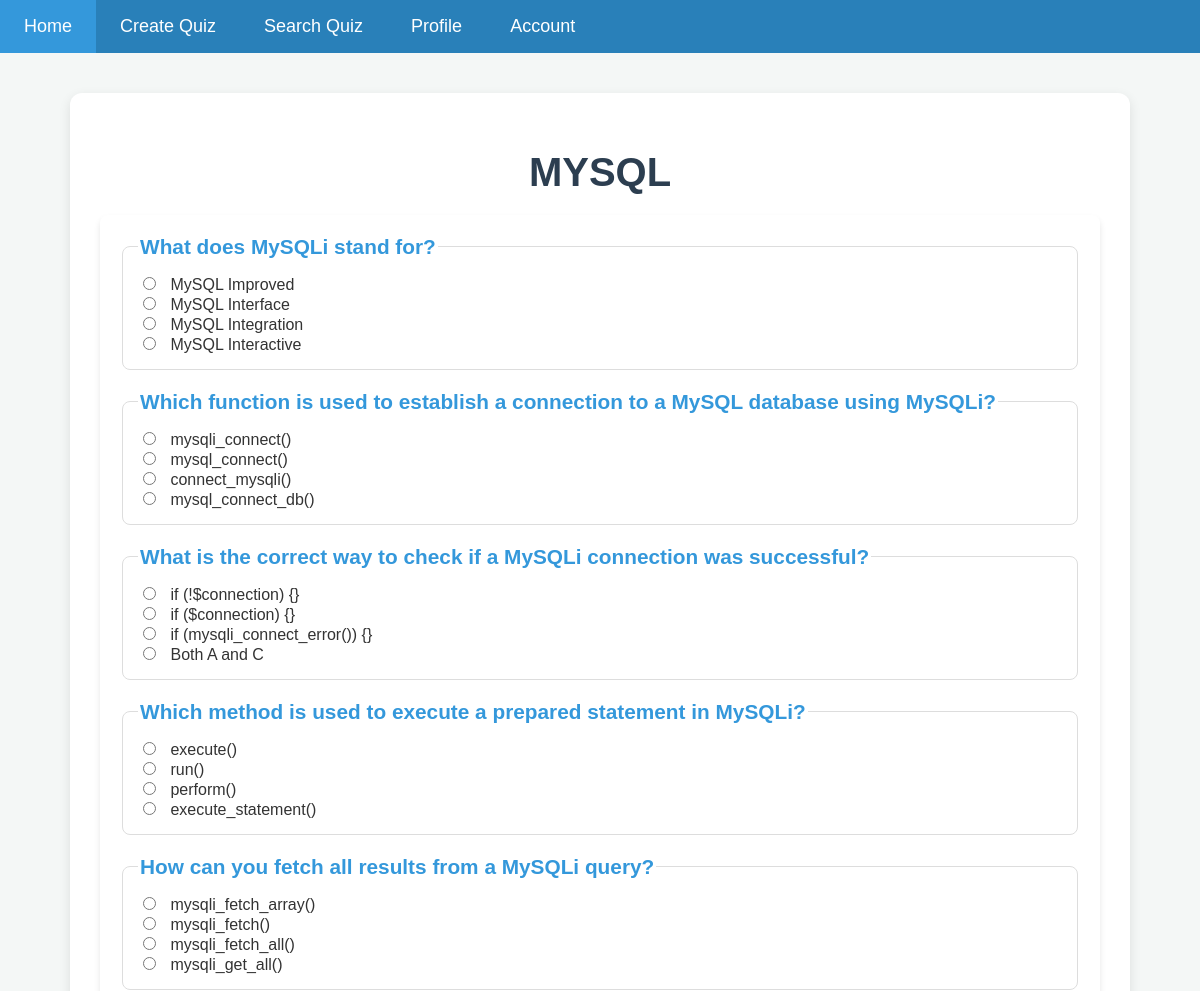
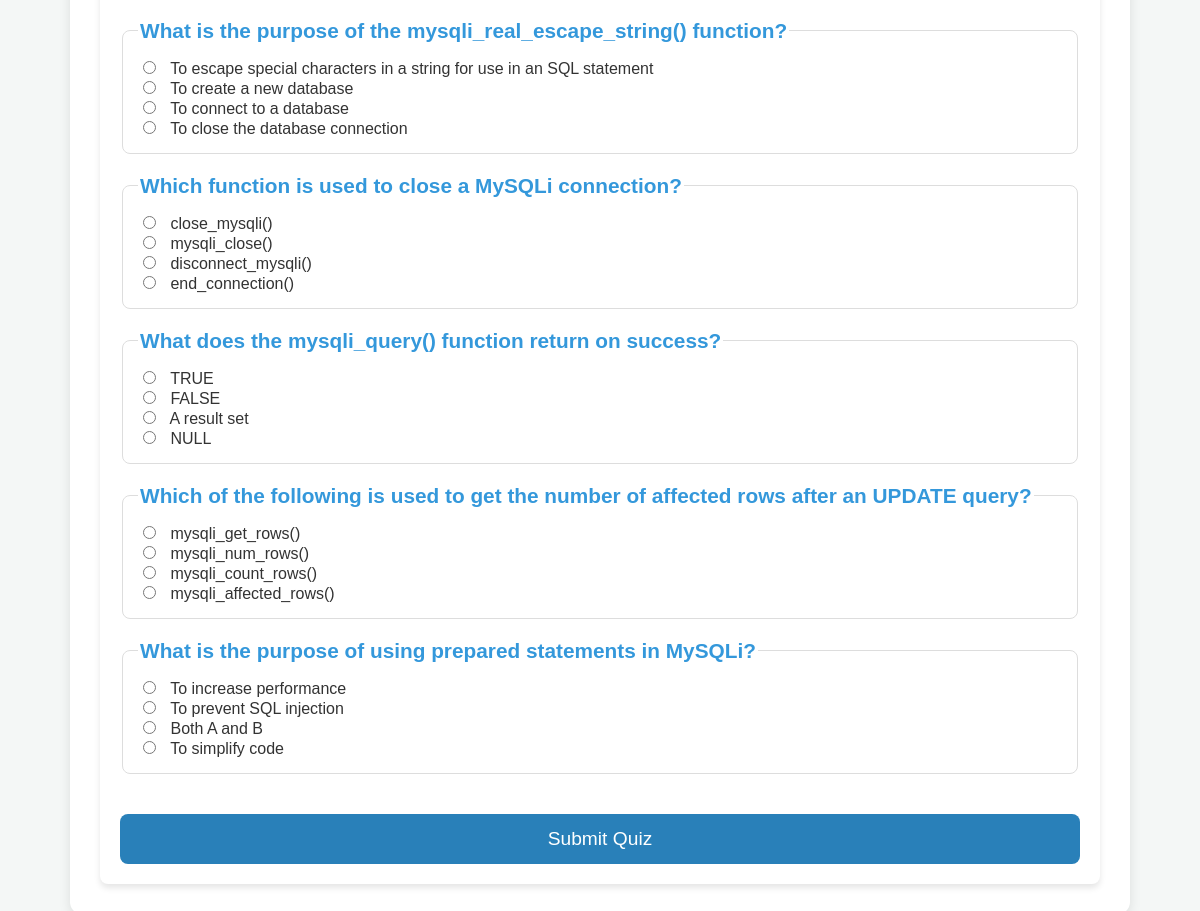
Page /take_quiz.php?code=3871F80E6E (signed in) on the committed database (2 pictures, top to bottom).
### tables this page shows
CREATE TABLE `quizzes` (
  `quiz_id` int NOT NULL AUTO_INCREMENT,
  `quiz_title` varchar(255) NOT NULL,
  `quiz_description` text NOT NULL,
  `user_id` int NOT NULL,
  `quiz_code` varchar(10) NOT NULL,
  `created_at` timestamp NULL DEFAULT CURRENT_TIMESTAMP,
  PRIMARY KEY (`quiz_id`),
  UNIQUE KEY `quiz_code` (`quiz_code`)
);

CREATE TABLE `questions` (
  `question_id` int NOT NULL AUTO_INCREMENT,
  `quiz_id` int NOT NULL,
  `question_text` text NOT NULL,
  `option_a` varchar(255) NOT NULL,
  `option_b` varchar(255) NOT NULL,
  `option_c` varchar(255) NOT NULL,
  `option_d` varchar(255) NOT NULL,
  `correct_option` char(1) NOT NULL,
  PRIMARY KEY (`question_id`),
  KEY `quiz_id` (`quiz_id`),
  CONSTRAINT `questions_ibfk_1` FOREIGN KEY (`quiz_id`) REFERENCES `quizzes` (`quiz_id`) ON DELETE CASCADE
);

### take_quiz.php (the view, shortened to what this page needs)
<?php
$conn = new mysqli("localhost", "root", "22BCS0133@a", "quiz_system");
$code = $_GET['code'];
$sql = "SELECT * FROM quizzes WHERE quiz_code = '$code'";
$result = mysqli_query($conn, $sql);
$quiz = mysqli_fetch_assoc($result);
$sql_questions = "SELECT * FROM questions WHERE quiz_id = " . $quiz['quiz_id'];
$questions_result = mysqli_query($conn, $sql_questions);
$questions = mysqli_fetch_all($questions_result, MYSQLI_ASSOC);
?>
<!DOCTYPE html>
<html lang="en">
<head>
</head>
<body>
    <div class="navbar">
        <a href="aindex.php">Home</a>
        <a href="create_quiz.php">Create Quiz</a>
        <a href="search_quiz.php">Search Quiz</a>
        <a href="profile.php">Profile</a>
        <a href="account.php">Account</a>
    </div>
    <div class="container">
        <h1><?= $quiz['quiz_title'] ?></h1>
        <form action="take_quiz.php?code=<?= $code ?>" method="POST">
            <?php foreach ($questions as $question) { ?>
                <fieldset>
                    <legend><?= $question['question_text'] ?></legend>
                    <input type="radio" name="answers[<?= $question['question_id'] ?>]" value="A"> <?= $question['option_a'] ?><br>
                    <input type="radio" name="answers[<?= $question['question_id'] ?>]" value="B"> <?= $question['option_b'] ?><br>
                    <input type="radio" name="answers[<?= $question['question_id'] ?>]" value="C"> <?= $question['option_c'] ?><br>
                    <input type="radio" name="answers[<?= $question['question_id'] ?>]" value="D"> <?= $question['option_d'] ?><br>
                </fieldset>
            <?php } ?>
            <button type="submit">Submit Quiz</button>
        </form>
    </div>
</body>
</html>

### take_quiz.php (style rules this page uses)
body { font-family: 'Arial', sans-serif; background-color: #f4f7f6; color: #333; margin: 0; padding: 0; }
.navbar { background-color: #2980b9; overflow: hidden; position: sticky; top: 0; z-index: 100; }
.navbar a { float: left; display: block; color: white; padding: 16px 24px; text-align: center; text-decoration: none; font-size: 18px; font-weight: 500; transition: background-color 0.3s; }
.container { max-width: 1000px; margin: 40px auto; padding: 30px; background-color: #fff; border-radius: 12px; box-shadow: 0 4px 12px rgba(0, 0, 0, 0.1); }
h1 { font-size: 2.5rem; text-align: center; color: #2c3e50; margin-bottom: 20px; }
form { background-color: #fff; padding: 20px; border-radius: 8px; box-shadow: 0 4px 6px rgba(0, 0, 0, 0.1); }
fieldset { border: 1px solid #ddd; padding: 15px; margin-bottom: 20px; border-radius: 8px; }
legend { font-size: 1.3rem; font-weight: bold; color: #3498db; }
input[type="radio"] { margin-right: 10px; accent-color: #2980b9; }
button { background-color: #2980b9; color: white; padding: 14px 28px; font-size: 1.2rem; border: none; border-radius: 8px; cursor: pointer; transition: background-color 0.3s ease; width: 100%; margin-top: 20px; }

### rows in the picture
quizzes: quiz_title "MYSQL"
questions: question_text "What does MySQLi stand for?", option_a "MySQL Improved", option_b "MySQL Interface", option_c "MySQL Integration", option_d "MySQL Interactive"
questions: question_text "Which function is used to establish a connection to a MySQL database using MySQLi?", option_a "mysqli_connect()", option_b "mysql_connect()", option_c "connect_mysqli()", option_d "mysql_connect_db()"
questions: question_text "What is the correct way to check if a MySQLi connection was successful?", option_a "if (!$connection) {}", option_b "if ($connection) {}", option_c "if (mysqli_connect_error()) {}", option_d "Both A and C"
questions: question_text "Which method is used to execute a prepared statement in MySQLi?", option_a "execute()", option_b "run()", option_c "perform()", option_d "execute_statement()"
questions: question_text "How can you fetch all results from a MySQLi query?", option_a "mysqli_fetch_array()", option_b "mysqli_fetch()", option_c "mysqli_fetch_all()", option_d "mysqli_get_all()"
questions: question_text "What is the purpose of the mysqli_real_escape_string() function?", option_a "To escape special characters in a string for use in an SQL statement", option_b "To create a new database", option_c "To connect to a database", option_d "To close the database connection"
questions: question_text "Which function is used to close a MySQLi connection?", option_a "close_mysqli()", option_b "mysqli_close()", option_c "disconnect_mysqli()", option_d "end_connection()"
questions: question_text "What does the mysqli_query() function return on success?", option_a "TRUE", option_b "FALSE", option_c "A result set", option_d "NULL"
questions: question_text "Which of the following is used to get the number of affected rows after an UPDATE query?", option_a "mysqli_get_rows()", option_b "mysqli_num_rows()", option_c "mysqli_count_rows()", option_d "mysqli_affected_rows()"
questions: question_text "What is the purpose of using prepared statements in MySQLi?", option_a "To increase performance", option_b "To prevent SQL injection", option_c "Both A and B", option_d "To simplify code"
